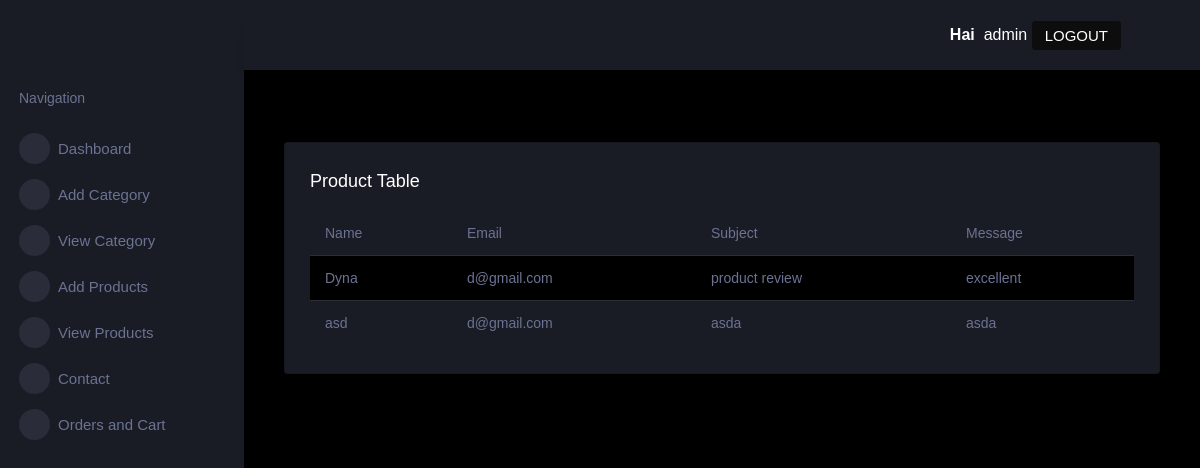
The app's page /contactview (signed in) with its own data.
### Userviewapp/models.py (models this page shows)
class Contactdb(models.Model):
    nameu=models.CharField(max_length=100,null=True,blank=False)
    emailu=models.CharField(max_length=100,null=True,blank=False)
    subject=models.CharField(max_length=100,null=True,blank=False)
    message=models.CharField(max_length=100,null=True,blank=False)

### Userviewapp/views.py (the view)
# urls.py: path('contactview',views.contactview,name='contactview'),
def contactview(request):
    obj = Contactdb.objects.all()
    return render(request,'contact_tableview.html',{'obj':obj})

### Userviewapp/templates/contact_tableview.html (shortened to what this page needs)
{% extends 'index.html' %}
        {% block content %}
        <div class="main-panel">
          <div class="content-wrapper">
            <div class="page-header">
              <nav aria-label="breadcrumb">
                <ol class="breadcrumb">
                </ol>
              </nav>
            </div>
              <div class="col-lg-12 grid-margin stretch-card">
                <div class="card">
                  <div class="card-body">
                    <h4 class="card-title">Product Table</h4>
                    <div class="table-responsive">
                      <table class="table table-striped">
                        <thead>
                          <tr>
                            <th>  Name </th>
                            <th> Email </th>
                            <th> Subject </th>
                            <th> Message </th>
                          </tr>
                        </thead>
                        <tbody>
                          <tr>
                         {% for i in obj %}
                         <td>{{i.nameu}}</td>
                         <td>{{i.emailu}}</td>
                         <td>{{i.subject}}</td>
                         <td>{{i.message}}</td>
                          </tr>
                          {% endfor %}
                      </table>
                    </div>
                  </div>
                </div>
              </div>
              {% endblock %}

### records on screen
Contactdb: nameu "Dyna", emailu "d@gmail.com", subject "product review", message "excellent"
Contactdb: nameu "asd", emailu "d@gmail.com", subject "asda", message "asda"

### other values on screen
{{ request.session.username }} "admin"
